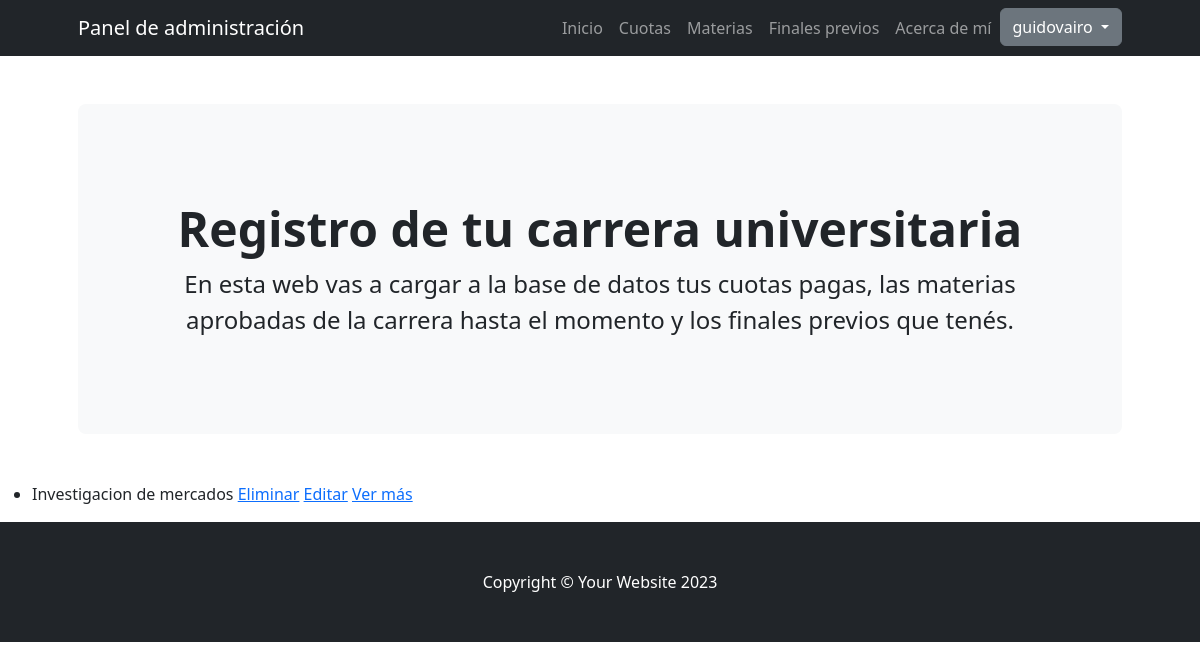
Before: /app/lista_finales/ (signed in) with the older database file.
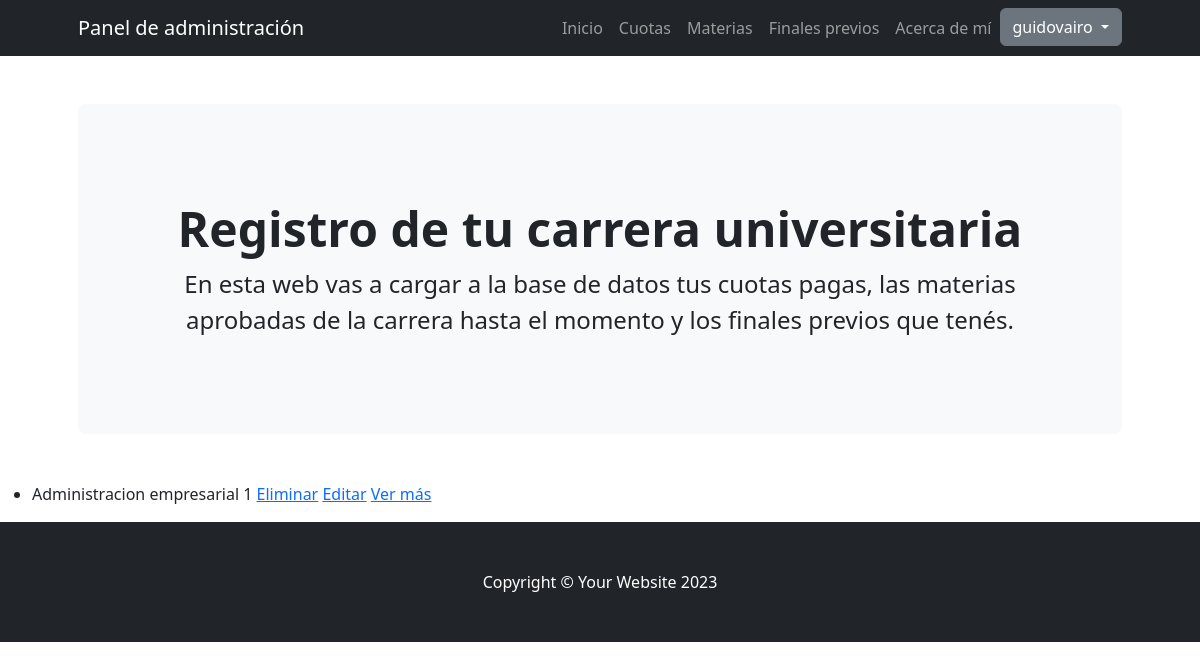
After: the same page with the newer database file.
### AppAlumno/models.py (models this page shows)
class FinalesPrevios(models.Model):
    debe_final_de = models.CharField(max_length=40)
    def __str__(self):
       return f"{self.debe_final_de}"

### AppAlumno/views.py (the view)
# urls.py: path('lista_finales/', finalesListView.as_view(), name='lista_finales'),
class finalesListView(LoginRequiredMixin, ListView):
    model = FinalesPrevios
    template_name = "AppAlumno/lista_finales.html"
    login_url = "AppUsers:Login"

### AppAlumno/templates/AppAlumno/lista_finales.html
{% extends "AppAlumno/base.html" %}
{% load static %}
{% block section3 %}
{% if object_list %}
<ul>
    {% for final in object_list %}
        <li>{{ final }}
            <a href="{% url 'eliminar_finales' final.id %}">Eliminar</a>
            <a href="{% url 'editar_finales' final.id %}">Editar</a>
            <a href="{% url 'detalle_finales' final.id %}">Ver más</a>
        </li>
    {% endfor %}
</ul>
{% else %}
    <p>No tienes finales previos.</p>
{% endif %}
{% endblock %}

Changed rows visible on the page:
removed FinalesPrevios: debe_final_de "Investigacion de mercados"
added FinalesPrevios: debe_final_de "Administracion empresarial 1"
